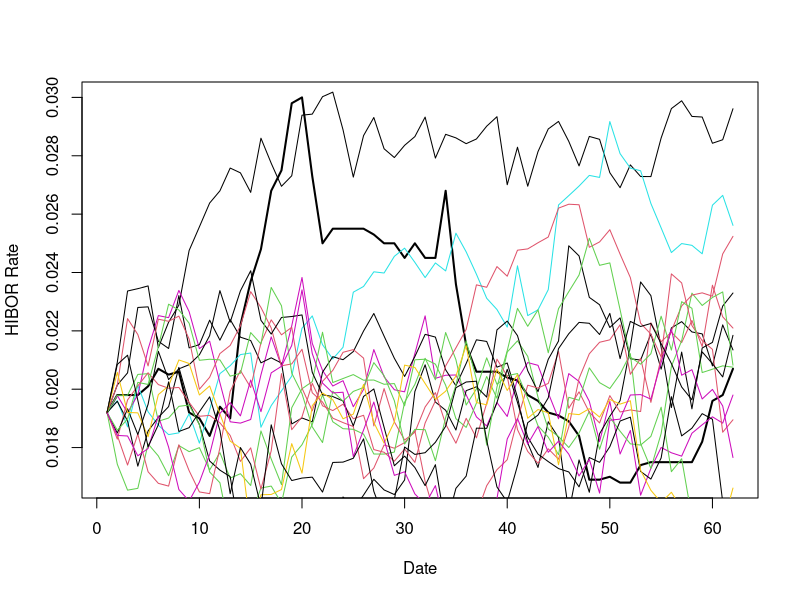

This chart was generated by the following R code:
# DRAFT MODEL
# The following code demonstrate the clibration of parameters of Vasicek model (One factor short rate model)
# HIBOR data from HSB
setwd('C:\\Users\\user\\Documents\\Programming\\Note on R\\Vasicek Model_Calibration')
interest.rate.data <- read.csv('hibor.csv')
head(interest.rate.data, 10) # Show data
sapply(interest.rate.data, class) # Check data types

interest.rate.data$Date <- as.Date(unlist(interest.rate.data$Date), '%d/%m/%Y')

# 1. Ordinary Least Square (OLS) Estimation
# Vasicek model SDE can be discretized as an AR(1) Process in finite time
row.count <- nrow(interest.rate.data)
interest.rate.data$HIBOR.lag <- c(NA, interest.rate.data$HIBOR[1:row.count - 1])

reg.lm <- lm(HIBOR ~ HIBOR.lag, data = interest.rate.data)
summary(reg.lm) # Show regression output

a <- as.numeric(reg.lm$coefficients[2])
b <- as.numeric(reg.lm$coefficients[1])
res.var <- var(reg.lm$residuals)
dt <- 1/252

# 2. Maximum Likelihood Estimation (MLE) # Current progress
loss.func <- function(parameters){
  mu <- parameters[1]
  lambda <- parameters[2]
  sigma <- parameters[3]
  sum.one <- row.count/2*log(2*pi*sigma^2*dt)
  sum.sec <- sum((-diff(interest.rate.data$HIBOR, 1) - lambda*(mu - interest.rate.data$HIBOR[2:row.count])*dt)^2)
  return(sum.one + sum.sec/(2*sigma^2)*dt)
}
opt.sol <- optim(c(1, 1, 1), loss.func)

# SDE Parameters calibrated by OLS
mu <- b/(1 - a)
lambda <- (1 - a)/dt
sigma <- sqrt(res.var/dt)

cat('Estimated mu: ', mu, '\n')
cat('Estimated lambda: ', lambda, '\n')
cat('Estimated sigma: ', sigma, '\n')

plot(interest.rate.data$HIBOR,
     type = 'l', lwd = 2,
     ylab = 'HIBOR Rate',
     xlab = 'Date')

# Simulation
trial <- row.count # Length of paths to be simulated
sim.count <- 15 # Number of paths to be simulated

for (j in 1:sim.count){
  r <- rep(0, trial)
  r[1] <- interest.rate.data$HIBOR[1]

  for (i in 2:trial) {
    # Ornstein-Uhlenbeck process SDE
    dr <- lambda*(mu - r[i - 1])*dt + sigma*sqrt(dt)*rnorm(1)
    r[i] <- r[i-1] + dr
  }
  lines(r, type = 'l', col = runif(1, 0, 20))
}





